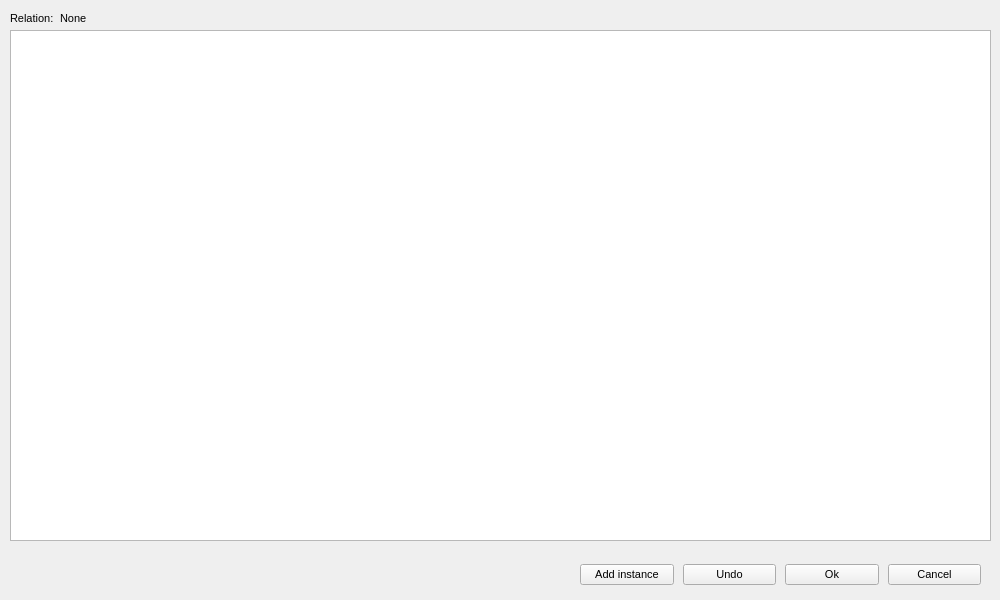
<?xml version="1.0" encoding="UTF-8"?>
<ui version="4.0">
 <class>Form</class>
 <widget class="QWidget" name="Form">
  <property name="geometry">
   <rect>
    <x>0</x>
    <y>0</y>
    <width>1000</width>
    <height>600</height>
   </rect>
  </property>
  <property name="windowTitle">
   <string>Form</string>
  </property>
  <widget class="QTableWidget" name="viewTable">
   <property name="geometry">
    <rect>
     <x>10</x>
     <y>30</y>
     <width>981</width>
     <height>511</height>
    </rect>
   </property>
   <property name="font">
    <font>
     <pointsize>7</pointsize>
    </font>
   </property>
  </widget>
  <widget class="QWidget" name="layoutWidget">
   <property name="geometry">
    <rect>
     <x>10</x>
     <y>10</y>
     <width>153</width>
     <height>17</height>
    </rect>
   </property>
   <layout class="QHBoxLayout" name="horizontalLayout">
    <item>
     <widget class="QLabel" name="label">
      <property name="sizePolicy">
       <sizepolicy hsizetype="Preferred" vsizetype="Preferred">
        <horstretch>0</horstretch>
        <verstretch>0</verstretch>
       </sizepolicy>
      </property>
      <property name="font">
       <font>
        <pointsize>8</pointsize>
       </font>
      </property>
      <property name="text">
       <string>Relation:</string>
      </property>
     </widget>
    </item>
    <item>
     <widget class="QLabel" name="relationName">
      <property name="sizePolicy">
       <sizepolicy hsizetype="Preferred" vsizetype="Preferred">
        <horstretch>3</horstretch>
        <verstretch>0</verstretch>
       </sizepolicy>
      </property>
      <property name="font">
       <font>
        <pointsize>8</pointsize>
       </font>
      </property>
      <property name="text">
       <string>None</string>
      </property>
     </widget>
    </item>
   </layout>
  </widget>
  <widget class="QWidget" name="layoutWidget">
   <property name="geometry">
    <rect>
     <x>580</x>
     <y>560</y>
     <width>401</width>
     <height>30</height>
    </rect>
   </property>
   <layout class="QHBoxLayout" name="horizontalLayout_2">
    <property name="spacing">
     <number>9</number>
    </property>
    <item>
     <widget class="QPushButton" name="addInstance">
      <property name="font">
       <font>
        <pointsize>8</pointsize>
       </font>
      </property>
      <property name="text">
       <string>Add instance</string>
      </property>
     </widget>
    </item>
    <item>
     <widget class="QPushButton" name="Undo">
      <property name="font">
       <font>
        <pointsize>8</pointsize>
       </font>
      </property>
      <property name="text">
       <string>Undo</string>
      </property>
     </widget>
    </item>
    <item>
     <widget class="QPushButton" name="Ok">
      <property name="font">
       <font>
        <pointsize>8</pointsize>
       </font>
      </property>
      <property name="text">
       <string>Ok</string>
      </property>
     </widget>
    </item>
    <item>
     <widget class="QPushButton" name="Cancel">
      <property name="font">
       <font>
        <pointsize>8</pointsize>
       </font>
      </property>
      <property name="text">
       <string>Cancel</string>
      </property>
     </widget>
    </item>
   </layout>
  </widget>
 </widget>
 <resources/>
 <connections>
  <connection>
   <sender>Cancel</sender>
   <signal>clicked()</signal>
   <receiver>Form</receiver>
   <slot>close()</slot>
   <hints>
    <hint type="sourcelabel">
     <x>796</x>
     <y>617</y>
    </hint>
    <hint type="destinationlabel">
     <x>841</x>
     <y>589</y>
    </hint>
   </hints>
  </connection>
 </connections>
</ui>
